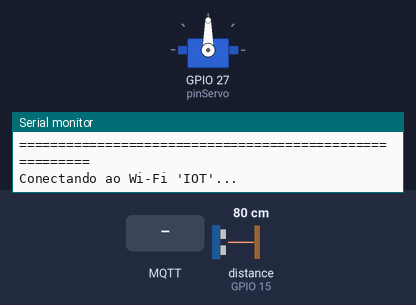
A program run on a simulated ESP32. On the bench: servo, the last lines printed to the serial monitor. Wiring (inferred from the names in the program): ultrasonic range finder: trigger GPIO 4; echo GPIO 15. Inputs (shaded band) come from the test bench; at power-on: distance to the obstacle (sensor on GPIO 15) 80 cm. The echo pulse lasts 58.3 µs per cm; WiFi joins after 1.5 s; servers stay silent unless stated; random numbers use the default seed unless the program sets one; no MQTT or app messages arrive unless stated.

Above: at 1.6 s.
1.7 s: distance to the obstacle (sensor on GPIO 15) set to 2 cm
3.3 s: MQTT message "ABRIR" arrives on the first subscribed topic
At 5.54 s:
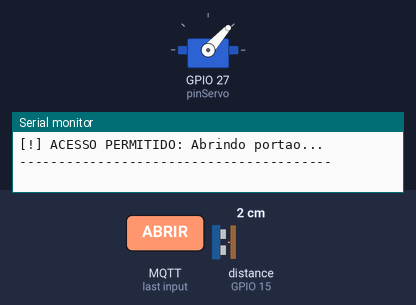
At 6.2 s:
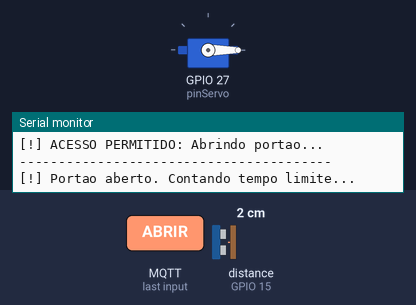
6.3 s: MQTT message "OPEN" arrives on the first subscribed topic
9.3 s: distance to the obstacle (sensor on GPIO 15) set to 18 cm
11.4 s: distance to the obstacle (sensor on GPIO 15) set to 23 cm
14.3 s: MQTT message "1" arrives on the first subscribed topic
Timing chart, 0 to 16.8 s (numbered marks = the images above; inputs shaded):
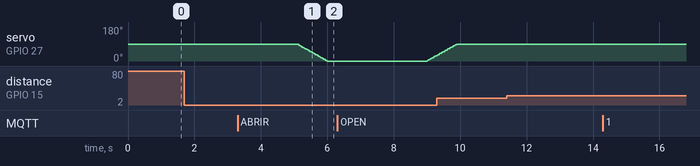

Measured:
- after the input at 3.3 s, servo on GPIO 27 (pinServo): moves from 90° to 0° over 0.90 s, starting after 1.8 s

The program:

main.cpp
```cpp
#include <Arduino.h>
#include <MFRC522v2.h>
#include <MFRC522DriverSPI.h>
#include <MFRC522DriverPinSimple.h>
#include <MFRC522Debug.h>
#include <ESP32Servo.h>
#include <WiFi.h>
#include <PubSubClient.h>

// ==============================================================================
// 1. CONFIGURAÇÕES DO LEITOR RFID (MFRC522)
// ==============================================================================
// Instancia o pino Chip Select (SDA/SS) no GPIO 5
MFRC522DriverPinSimple ssPin(5);

// Driver de comunicação SPI do ESP32 (SCK = 18, MISO = 19, MOSI = 23)
MFRC522DriverSPI driver{ssPin};

// Instancia principal de controle do CI MFRC522
MFRC522 mfrc522{driver};

// Pino físico de Reset conectado ao leitor
const int pinRst = 21;

// ==============================================================================
// 2. CONFIGURAÇÕES DO MICRO SERVO MOTOR (SG90)
// ==============================================================================
Servo travaServo;
const int pinServo = 27; // Pino PWM do servo

// Limites angulares mecânicos da cancela
const int anguloFechado = 90; // Cancela abaixada (fechada)
const int anguloAberto = 0;   // Cancela levantada (aberta)

// Variáveis de controle de movimento suave
int anguloAtual = anguloFechado;
int anguloAlvo = anguloFechado;
unsigned long ultimoPassoServo = 0;

const int passoGraus = 2;              // Incremento angular por passo
const unsigned long velocidadePassoMs = 20; // Intervalo entre passos (ms)

// ==============================================================================
// 3. CONFIGURAÇÕES DO SENSOR ULTRASSÔNICO (HC-SR04)
// ==============================================================================
const int pinTrig = 4;                 // Disparo ultrassônico
const int pinEcho = 15;                // Retorno do eco acústico
const float distanciaMaximaCm = 20.0;  // Distância de corte para presença (cm)

unsigned long ultimaLeituraUltrassom = 0;
const unsigned long intervaloLeituraUsMs = 100; // Intervalo de amostragem acústica

unsigned long ultimoMomentoComPresenca = 0;
const unsigned long toleranciaAusenciaMs = 1500; // Janela de 1.5s antes de desativar
bool presencaConfirmada = false;

// ==============================================================================
// 4. REGRAS DE NEGÓCIO E CONTROLE DE ACESSO
// ==============================================================================
const String UIDAutorizado = "D35B8DA9"; // Cartão cadastrado

bool portaAberta = false;
unsigned long tempoAbertura = 0;
const unsigned long tempoDestravadoMs = 3000; // Tempo do portão aberto (3s)

// Trava pós-fechamento para evitar leituras repetidas imediatas
unsigned long tempoUltimoFechamento = 0;
const unsigned long cooldownLeituraMs = 3000; // 3 segundos de intervalo após fechar

// ==============================================================================
// 5. CONFIGURAÇÕES DE REDE WI-FI E BROKER MQTT (MOSQUITTO)
// ==============================================================================
const char* ssid = "IOT";
const char* password = "teste1234";

// Variável com o IP do computador/servidor onde o Mosquitto está rodando
const char* mqttServer = "192.168.0.176"; // <--- Altere esta variável para o novo IP quando necessário
const int mqttPort = 1883;                 // Porta padrão MQTT
const char* mqttUser = "";                  // Usuário (em branco caso não use senha)
const char* mqttPassword = "";              // Senha (em branco caso não use senha)
const char* topicoSub = "portao-tag";      // Tópico inscrito

WiFiClient espClient;
PubSubClient mqttClient(espClient);

unsigned long ultimoTentativaConexaoMQTT = 0;
const unsigned long intervaloReconexaoMQTT = 5000; // Intervalo não-bloqueante de reconexão (5s)

// ==============================================================================
// 6. FUNÇÕES AUXILIARES
// ==============================================================================

/**
 * Executa um reset físico completo no leitor RFID via pino RST e reinicializa a antena.
 */
void reiniciarLeitorRFID() {
  digitalWrite(pinRst, LOW);
  delay(15);
  digitalWrite(pinRst, HIGH);
  delay(25);
  mfrc522.PCD_Init();
  mfrc522.PCD_AntennaOn();
}

/**
 * Mede a distância em centímetros até o obstáculo mais próximo.
 */
float medirDistanciaCM() {
  digitalWrite(pinTrig, LOW);
  delayMicroseconds(2);
  digitalWrite(pinTrig, HIGH);
  delayMicroseconds(10);
  digitalWrite(pinTrig, LOW);

  long duracao = pulseIn(pinEcho, HIGH, 25000);
  if (duracao == 0) {
    return 999.0;
  }
  return (duracao * 0.0343) / 2.0;
}

/**
 * Gerencia a movimentação suave grau a grau e desacopla o PWM ao atingir o alvo.
 */
void gerenciarMovimentoServo() {
  if (millis() - ultimoPassoServo >= velocidadePassoMs) {
    ultimoPassoServo = millis();

    // Conecta o servo apenas se houver necessidade real de movimento
    if (anguloAtual != anguloAlvo && !travaServo.attached()) {
      travaServo.attach(pinServo, 600, 2400); // 600us protege o batente mecânico
    }

    // Avanço angular progressivo
    if (anguloAtual < anguloAlvo) {
      anguloAtual += passoGraus;
      if (anguloAtual > anguloAlvo) anguloAtual = anguloAlvo;
      travaServo.write(anguloAtual);
    }
    else if (anguloAtual > anguloAlvo) {
      anguloAtual -= passoGraus;
      if (anguloAtual < anguloAlvo) anguloAtual = anguloAlvo;
      travaServo.write(anguloAtual);
    }

    // Conclusão da abertura
    if (anguloAtual == anguloAberto && anguloAlvo == anguloAberto && !portaAberta) {
      portaAberta = true;
      tempoAbertura = millis();
      travaServo.detach(); // Desliga sinal e ruído elétrico durante a espera aberto
      Serial.println(F("[!] Portao aberto. Contando tempo limite..."));
    }

    // Conclusão do fechamento
    if (anguloAtual == anguloFechado && anguloAlvo == anguloFechado && portaAberta) {
      portaAberta = false;
      tempoUltimoFechamento = millis(); // Inicia contagem de cooldown
      travaServo.detach();              // Desliga sinal e ruído mecânico
      reiniciarLeitorRFID();            // Restaura o leitor após o fim do movimento
      Serial.println(F("[i] Portao totalmente fechado. Pronto para novo acesso."));
    }
  }
}

/**
 * Dispara o comando de abertura reconectando o PWM se necessário.
 */
void abrirTranca() {
  if (!travaServo.attached()) {
    travaServo.attach(pinServo, 600, 2400);
  }
  anguloAlvo = anguloAberto;
  Serial.println(F("[!] ACESSO PERMITIDO: Abrindo portao..."));
}

/**
 * Callback executado automaticamente quando chega mensagem em tópicos inscritos.
 */
void mqttCallback(char* topic, byte* payload, unsigned int length) {
  String mensagem = "";
  for (unsigned int i = 0; i < length; i++) {
    mensagem += (char)payload[i];
  }
  mensagem.trim();

  Serial.println(F("----------------------------------------"));
  Serial.print(F("[MQTT] Mensagem recebida no topico ["));
  Serial.print(topic);
  Serial.print(F("]: "));
  Serial.println(mensagem);

  // Se o tópico for o inscrito ('portao-tag')
  if (String(topic) == topicoSub) {
    if (mensagem.equalsIgnoreCase("ABRIR") || mensagem.equalsIgnoreCase("OPEN")) {
      Serial.println(F("[MQTT] Comando valido de abertura recebido! Abrindo portao..."));
      abrirTranca();
    } else {
      Serial.print(F("[MQTT] Mensagem informativa ou Tag no topico: "));
      Serial.println(mensagem);
    }
  }
  Serial.println(F("----------------------------------------\n"));
}

/**
 * Garante reconexão com Wi-Fi e Broker MQTT de forma não-bloqueante (sem travar o loop).
 */
void verificarConexoes() {
  // Se Wi-Fi desconectou, apenas aguarda reconexão automática da stack ESP32
  if (WiFi.status() != WL_CONNECTED) {
    return;
  }

  // Se o broker MQTT desconectou, tenta reconectar a cada 5 segundos
  if (!mqttClient.connected()) {
    unsigned long agora = millis();
    if (agora - ultimoTentativaConexaoMQTT >= intervaloReconexaoMQTT) {
      ultimoTentativaConexaoMQTT = agora;
      Serial.print(F("[MQTT] Conectando ao Mosquitto em "));
      Serial.print(mqttServer);
      Serial.print(F(":"));
      Serial.print(mqttPort);
      Serial.print(F("... "));

      String clientId = "ESP32_Portao_";
      clientId += String(random(0xffff), HEX);

      bool conectado = false;
      if (strlen(mqttUser) > 0) {
        conectado = mqttClient.connect(clientId.c_str(), mqttUser, mqttPassword);
      } else {
        conectado = mqttClient.connect(clientId.c_str());
      }

      if (conectado) {
        Serial.println(F("Conectado com sucesso!"));
        mqttClient.subscribe(topicoSub);
        Serial.print(F("[MQTT] Inscrito com sucesso no topico: "));
        Serial.println(topicoSub);
      } else {
        Serial.print(F("Falha na conexao, rc="));
        Serial.print(mqttClient.state());
        Serial.println(F(" (tentara novamente em 5s)"));
      }
    }
  }
}

// ==============================================================================
// 7. SETUP
// ==============================================================================
void setup() {
  Serial.begin(115200);
  while (!Serial);

  randomSeed(micros());

  pinMode(pinTrig, OUTPUT);
  pinMode(pinEcho, INPUT);

  // Inicialização e reset de hardware do leitor RFID
  pinMode(pinRst, OUTPUT);
  reiniciarLeitorRFID();

  // Posiciona o servo inicialmente em 90° e relaxa o motor para evitar trancos
  travaServo.setPeriodHertz(50);
  travaServo.attach(pinServo, 600, 2400);
  travaServo.write(anguloFechado);
  delay(350);
  travaServo.detach(); // Desacopla o motor para cessar ruído na linha de alimentação

  Serial.println(F("\n========================================================"));
  Serial.println(F("ESP32: Controle de Acesso Estabilizado"));
  Serial.println(F("========================================================"));
  MFRC522Debug::PCD_DumpVersionToSerial(mfrc522, Serial);
  Serial.println(F("Sistema pronto. Aguardando presenca...\n"));

  Serial.println(F("========================================================"));
  Serial.println(F("WIFI & MQTT: Conexão"));
  Serial.println(F("========================================================"));
  WiFi.mode(WIFI_STA);
  WiFi.begin(ssid, password);
  Serial.print(F("Conectando ao Wi-Fi '"));
  Serial.print(ssid);
  Serial.println(F("'..."));

  // Configuração do broker MQTT Mosquitto
  mqttClient.setServer(mqttServer, mqttPort);
  mqttClient.setCallback(mqttCallback);
}

// ==============================================================================
// 8. LOOP PRINCIPAL
// ==============================================================================
void loop() {
  // PASSO 0: Verificação de conexões e processamento de mensagens MQTT
  verificarConexoes();
  if (mqttClient.connected()) {
    mqttClient.loop();
  }

  // PASSO 1: Movimentação suave contínua
  gerenciarMovimentoServo();

  // PASSO 2: Temporizador de fechamento automático (3s após abrir)
  if (portaAberta && anguloAlvo == anguloAberto && (millis() - tempoAbertura >= tempoDestravadoMs)) {
    if (!travaServo.attached()) {
      travaServo.attach(pinServo, 600, 2400);
    }
    anguloAlvo = anguloFechado;
    Serial.println(F("[i] Tempo esgotado (3s). Fechando portao..."));
  }

  // PASSO 3: Monitoramento de presença ultrassônica (a cada 100ms)
  if (millis() - ultimaLeituraUltrassom >= intervaloLeituraUsMs) {
    ultimaLeituraUltrassom = millis();

    float distancia = medirDistanciaCM();

    if (distancia > 0 && distancia <= distanciaMaximaCm) {
      ultimoMomentoComPresenca = millis();

      if (!presencaConfirmada) {
        presencaConfirmada = true;
        reiniciarLeitorRFID(); // Garante o leitor acordado e limpo ao detectar aproximação
        Serial.print(F("[+] Presenca detectada a "));
        Serial.print(distancia, 1);
        Serial.println(F(" cm. Leitor RFID liberado!"));
      }
    }
    else if (presencaConfirmada && (millis() - ultimoMomentoComPresenca >= toleranciaAusenciaMs)) {
      presencaConfirmada = false;
      Serial.println(F("[i] Ninguem detectado por 1.5s. Leitor RFID desativado.\n"));
    }
  }

  // PASSO 4: FILTROS DE SEGURANÇA E OPERAÇÃO
  // Bloqueia leituras se:
  // - Ausência de presença confirmada
  // - Servo ainda se movendo
  // - Portão já estiver aberto
  // - Intervalo pós-fechamento ativo (< 3 segundos)
  if (!presencaConfirmada || anguloAtual != anguloAlvo || portaAberta || (millis() - tempoUltimoFechamento < cooldownLeituraMs)) {
    return;
  }

  // PASSO 5: VERIFICAÇÃO DO CARTÃO RFID
  if (!mfrc522.PICC_IsNewCardPresent()) {
    return;
  }

  if (!mfrc522.PICC_ReadCardSerial()) {
    return;
  }

  // Conversão do UID para String hexadecimal
  String uidString = "";
  for (byte i = 0; i < mfrc522.uid.size; i++) {
    if (mfrc522.uid.uidByte[i] < 0x10) {
      uidString += "0";
    }
    uidString += String(mfrc522.uid.uidByte[i], HEX);
  }
  uidString.toUpperCase();

  Serial.println(F("----------------------------------------"));
  Serial.print(F("[+] Tag Lida: "));
  Serial.println(uidString);

  // PASSO 6: PUBLICAÇÃO DA TAG NO BROKER MQTT (Validação remota)
  if (mqttClient.connected()) {
    bool pubOk = mqttClient.publish(topicoSub, uidString.c_str());
    if (pubOk) {
      Serial.println(F("[MQTT] Tag enviada com sucesso no topico 'portao-tag'!"));
    } else {
      Serial.println(F("[MQTT] Falha ao publicar tag no broker!"));
    }
  } else {
    Serial.println(F("[MQTT] Nao conectado ao broker. Tag nao pode ser enviada."));
  }

  Serial.println(F("[i] Aguardando comando remoto via MQTT para abertura..."));
  Serial.println(F("----------------------------------------\n"));

  // Adormece o chip da tag para evitar leituras repetidas em cascata
  mfrc522.PICC_HaltA();
  mfrc522.PCD_StopCrypto1();
}
```
